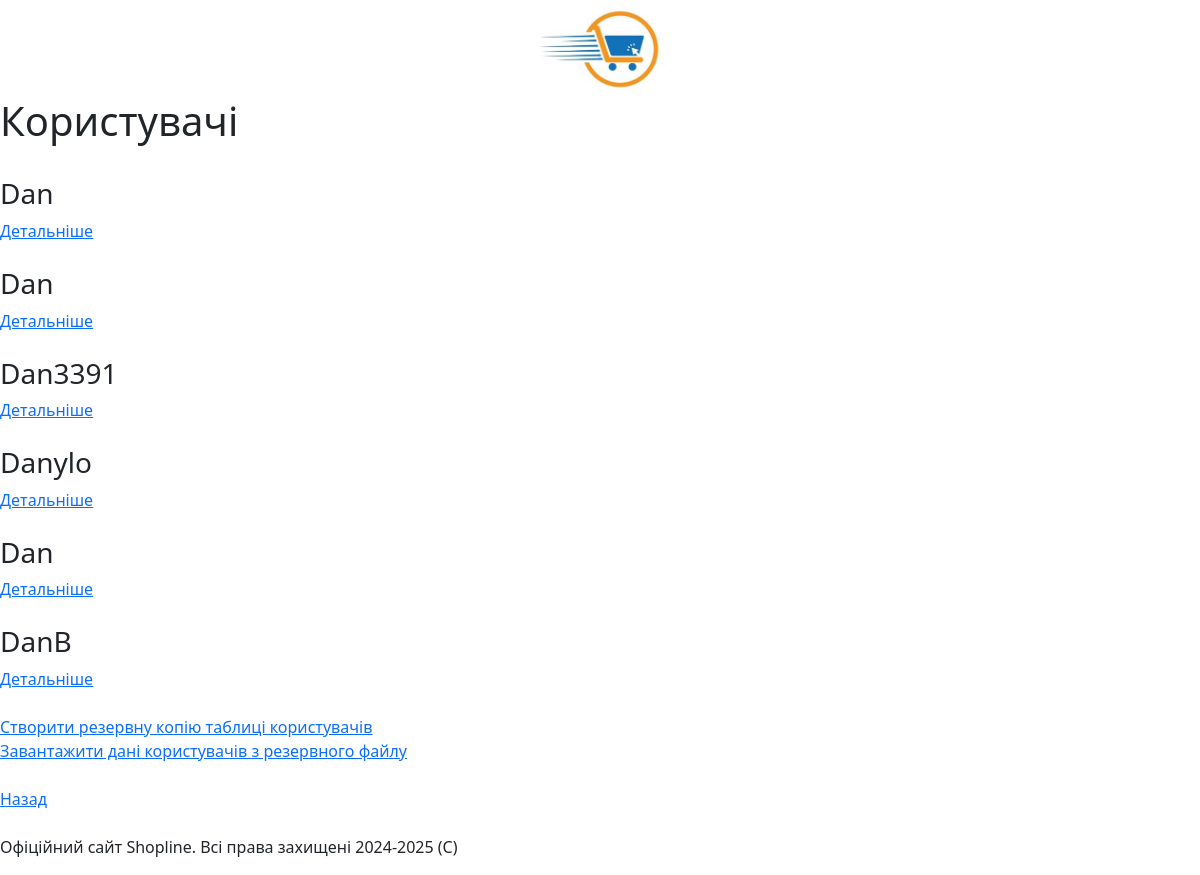
The page /moderator/users/ on the database as committed earlier.
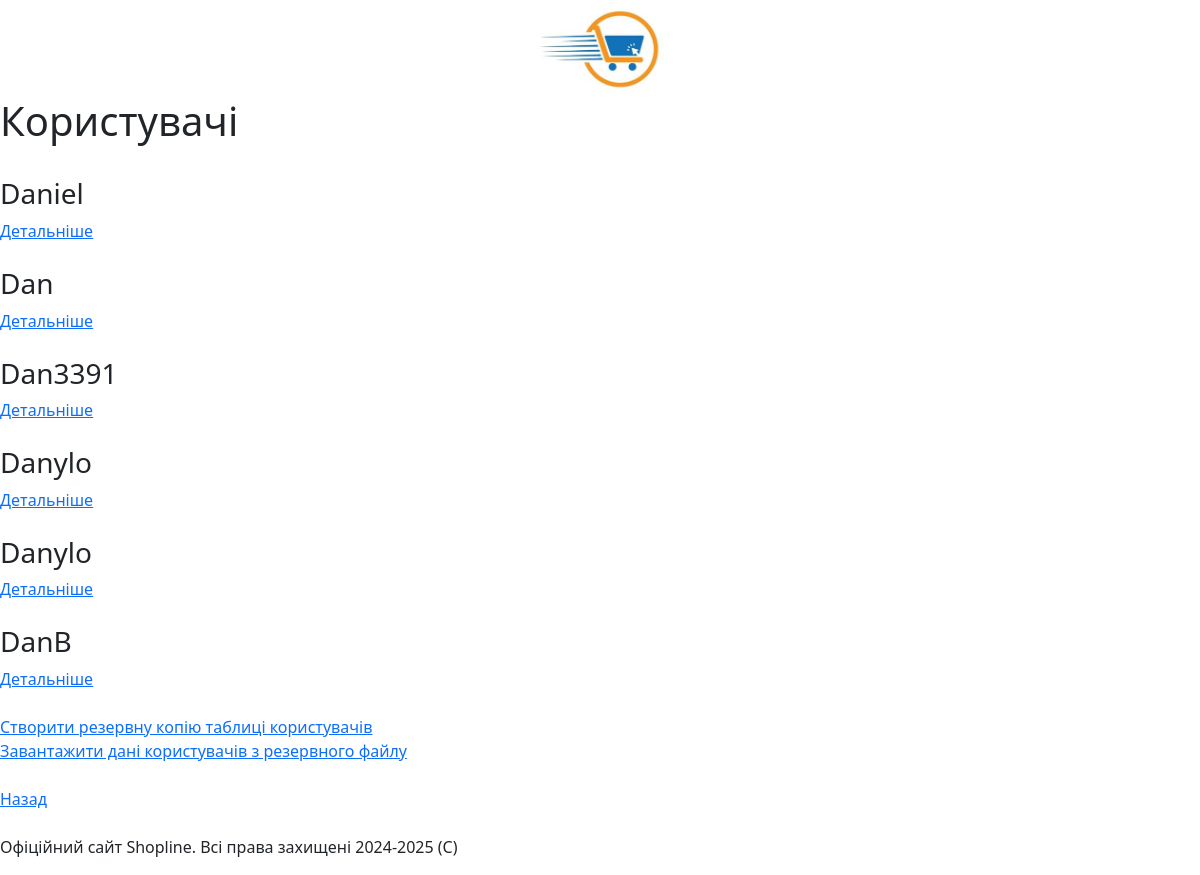
The same page on the database as committed later.
### user/models.py (models this page shows, shortened)
class User(models.Model):
    username = models.CharField("Username", max_length=20)
    password = models.CharField("Пароль", max_length=30)
    name = models.CharField("Ім'я", max_length=20)
    surname = models.CharField("Прізвище", max_length=20)
    email = models.CharField("Електронна пошта", max_length=35)
    phone_number = models.CharField("Номер телефону", max_length=19)
    country = models.CharField("Країна", max_length=25)
    bought_products = models.TextField("Покупки", max_length=1500)

### moderator/views.py (the view)
# urls.py: path('users/', views.show_users, name="show_users"),
def show_users(request):
    users = User.objects.all()
    return render(request, "moderator/users.html", {'users': users})

### moderator/templates/moderator/users.html (shortened to what this page needs)
{% extends 'main/layout.html' %}
{% block content %}
    <h1>Користувачі</h1><br>
    {% for user in users %}
    <div>
        <h3>{{user.username}}</h3>
        <a href="{% url 'user_detail' user_id=user.id %}">Детальніше</a>
        <br>
        <br>
    </div>
    {% endfor %}
    <a href="{% url 'save_users_to_file' %}">Створити резервну копію таблиці користувачів</a><br>
    <a href="{% url 'load_users_from_file' %}">Завантажити дані користувачів з резервного файлу</a><br><br>
    <a href="{% url 'show_index' %}">Назад</a>
{% endblock %}

Rows that differ between the two databases and show on the page:
changed User: username "Dan" → "Daniel"
changed User (number 5 of 6 on the later page): username "Dan" → "Danylo"
